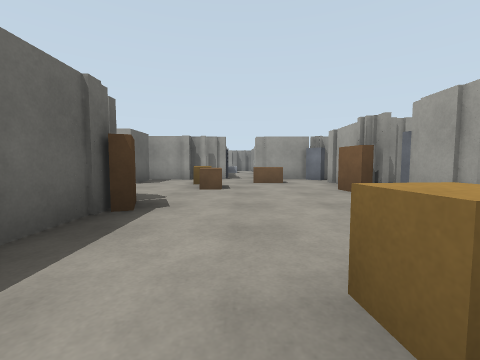
view 1 (above)

13 first-person views from a walk through a robot-simulator world made for Webots. The camera is 0.94 m above the floor, tilts 4° down and sees 90° across. The floor is counted in squares, 2 m on a side. Each view is taken from the middle of a square. On the plan, view 1 faces up. The plan holds only what a view shows up to about 9 squares ahead; the rest is blank. The place goes on beyond the plan. Robots are left out. Simple shapes and patterns stand in for the simulator's stock objects.

view 2
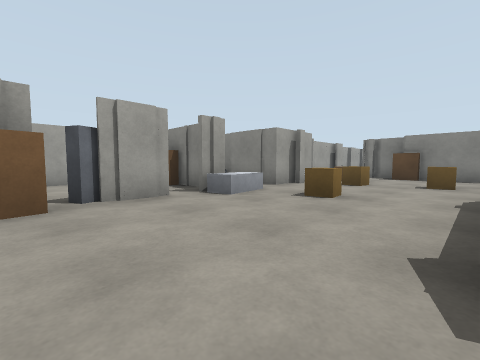

view 3
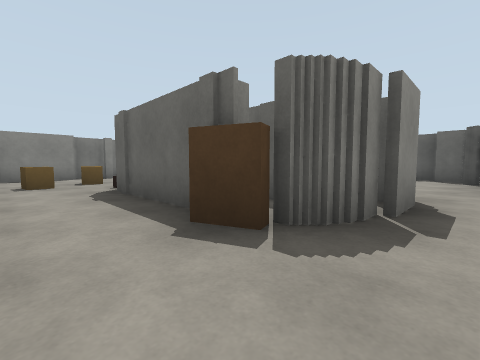

view 4
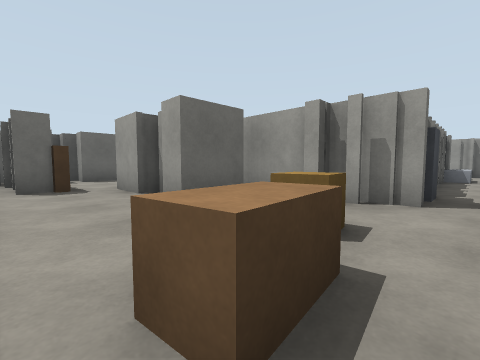

view 5
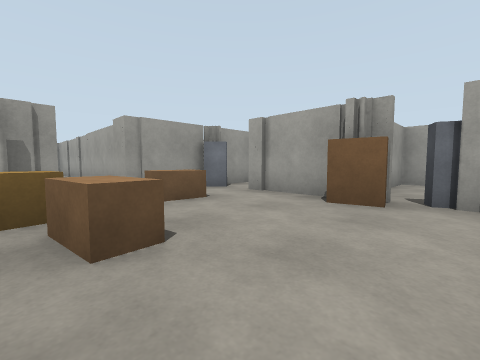

view 6
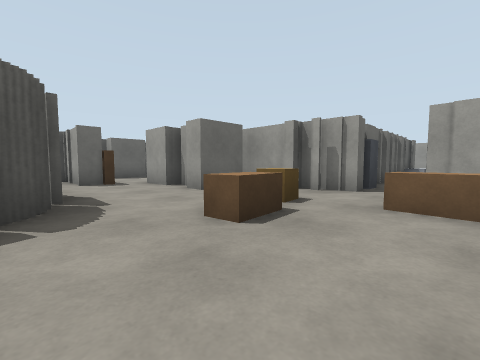

view 7
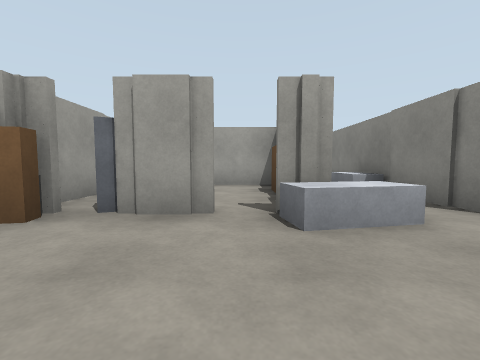

view 8
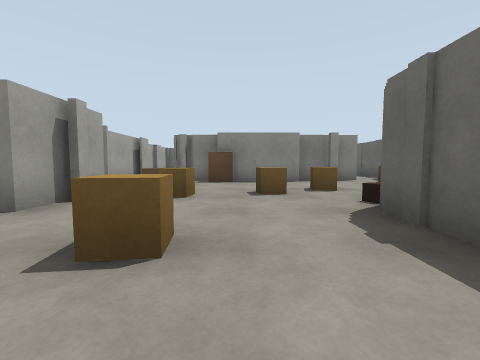

view 9
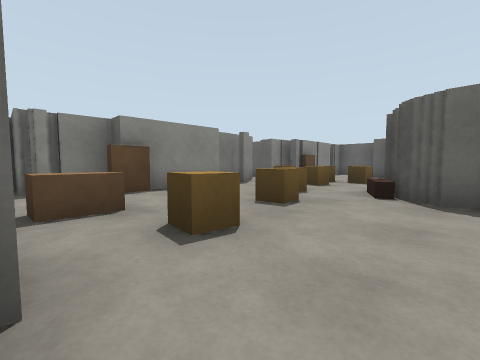

view 10
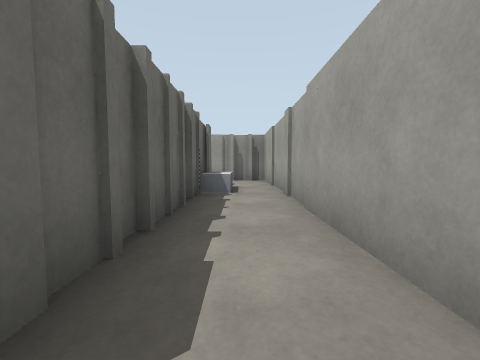

view 11
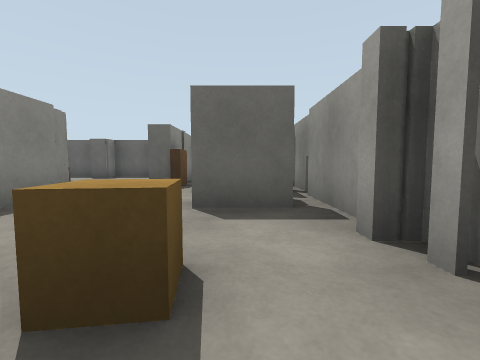

view 12
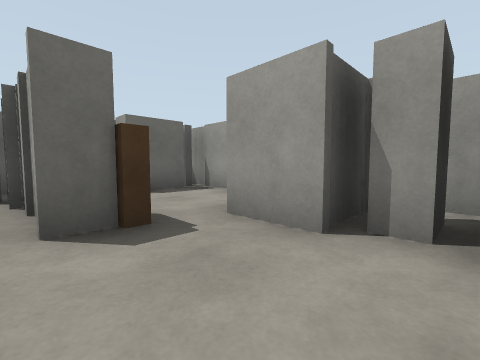

view 13
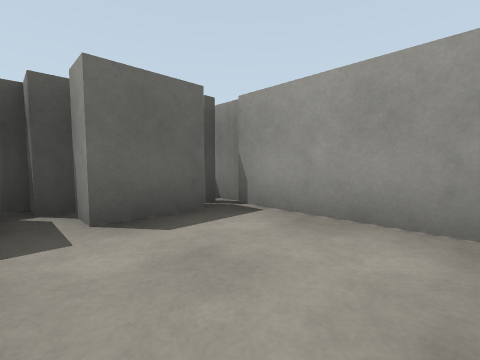

### Floor plan
Points are (right, up) in squares from view 1. A wall is a line through its corners. A room is listed if a view was taken in it or the views show most of it. See-through windows are left out.
Room 1 (views 1, 9)
walls: (2.2, -1.9) (2.2, -0.3) (5.5, -0.3); (0.1, -4) (0.9, -4); (-1.4, 1.4) (-1.4, -0.5); (-1.6, -4.2) (0.6, -4.2)
low walls: (0.7, -1.7) (0.7, -1.3) (1.1, -1.3) (1.1, -1.8); (1, -2.5) (1.8, -2.5); (0.4, 0.4) (0.4, 0.8); (1.8, 0.5) (1.6, 1.6); (-0.8, -1.6) (-0.3, -1.6) (-0.3, -2.1); (-1.4, -0.9) (-2.3, -1.3); (3.7, -0.2) (3.7, 0.2); (-1.7, -2) (-1.2, -2.1)
ways out: opening at (0, 1) to room 2
Room 2 (views 2, 3, 4, 5, 6, 7, 8)
walls: (-1.3, 2.9) (-1.1, 2.4); (-1.4, 2.6) (-1.4, 1.4); (-1.5, 3.3) (-1.5, 2.8); (1.9, 3.6) (1.8, 4.3); (2.2, 3.6) (2.2, 4.1) (2.2, 6); (2.2, 2.1) (2.2, 3.2)
low walls: (-0.4, 5) (-0.3, 4.3) (-0.7, 4.3); (0.4, 0.8) (0.8, 0.9); (-0.6, 5.4) (-1.1, 5.3); (1.1, 5.8) (0.5, 5.8)
ways out: opening at (0, 1) to room 1; opening at (-1, 4) to room 4; opening at (2, 2) to room 6
Room 3 (views 10, 11)
walls: (-0.4, 8.3) (-0.4, 7); (-0.1, 11.8) (-0.6, 11.8) (-0.6, 8.5); (0.7, 8.2) (0.7, 14.6) (-0.9, 14.6); (0.5, 7) (0.5, 7.8); (-0.6, 13.2) (-0.6, 12.2)
low walls: (0.5, 5.8) (0.5, 6.1); (-0.7, 5.8) (-0.6, 5.4)
ways out: opening at (-1, 6) to room 4
Room 4 (view 12)
walls: (-3.2, 6.5) (-3.2, 5.8) (-3.6, 5.8); (-3.4, 3.5) (-2.4, 3.5); (-2.5, 6.6) (-2.5, 5.5) (-3, 5.5); (-3.8, 6.5) (-3.8, 5.5) (-4.8, 5.5); (-2.5, 3.3) (-1.5, 3.3); (-4.9, 4.8) (-4.9, 4.1); (-4, 3.3) (-3.4, 3.3); (-1.6, 7) (-3.6, 7); (-1.9, 2.4) (-1.2, 2.4); (-0.4, 7) (-1.5, 7)
low walls: (-1.2, 5.7) (-0.7, 5.8); (-0.7, 4.3) (-0.8, 5)
ways out: opening at (-1, 4) to room 2; opening at (-1, 6) to room 3; opening at (-4, 5) to room 5
Room 5 (view 13)
walls: (-7, 6.6) (-7, 5.5); (-5.5, 4.8) (-4.9, 4.8); (-7, 4.6) (-4.9, 4.6); (-3.9, 7) (-7.5, 7)
ways out: opening at (-4, 5) to room 4
Room 6 (no view inside)
walls: (2.9, 1.2) (4.1, 1.2); (3.6, 1.4) (4.2, 1.4); (2.2, 1.1) (2.2, 1.8); (5.2, 1.1) (5.2, 4.1) (2.2, 4.1)
low walls: (1.6, 1.6) (2.1, 1.7); (3.7, 0.2) (4.6, 0.2)
ways out: opening at (2, 2) to room 2

Where each view was taken, in squares from view 1:
view 1: 0 up, 0 right, facing up
view 2: 4 up, 1 left, facing down-right
view 3: 4 up, 0 right, facing down-left
view 4: 4 up, 0 right, facing up-left
view 5: 3 up, 1 left, facing up-right
view 6: 3 up, 1 right, facing up-left
view 7: 2 up, 0 right, facing right
view 8: 2 up, 0 right, facing down
view 9: 0 up, 2 right, facing down-left
view 10: 8 up, 0 right, facing up
view 11: 6 up, 0 right, facing left
view 12: 4 up, 3 left, facing up-left
view 13: 5 up, 5 left, facing up-left
